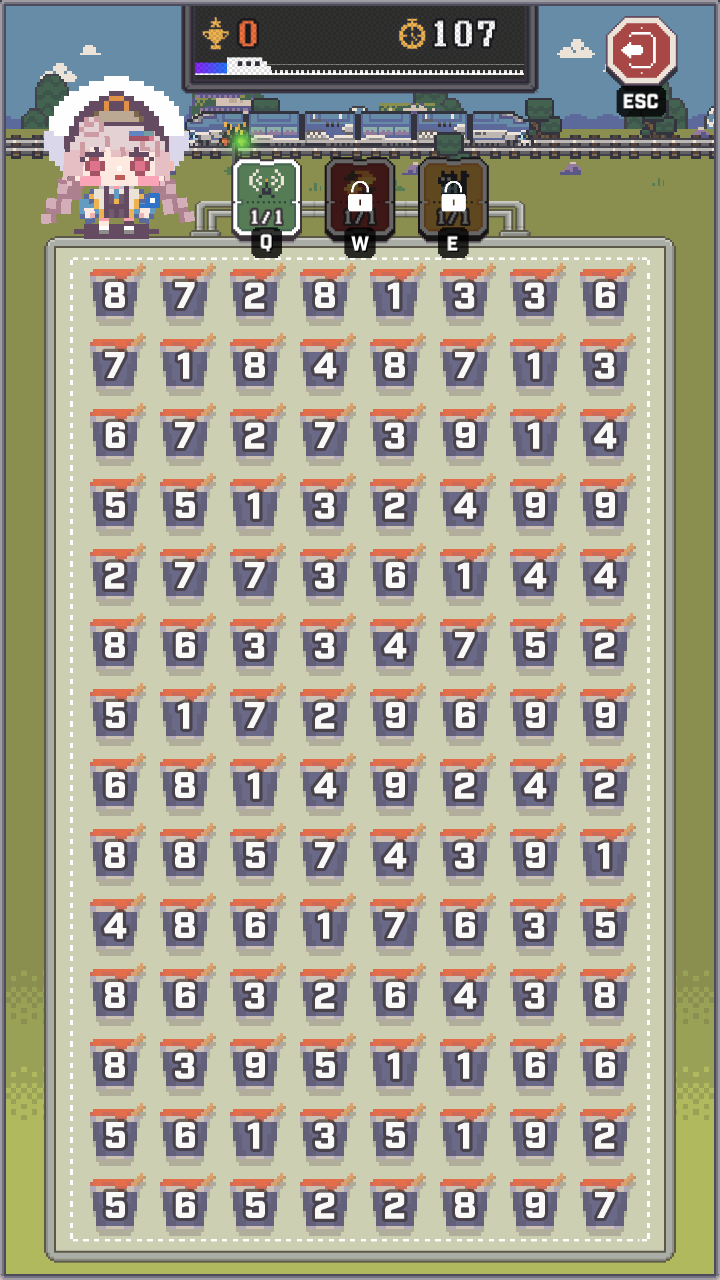
#> input picture 1.png, 720 x 1280 px
$ python -i red_circle.py   (imports and definitions only)
#> lines starting #> are read from the running program, lines starting #| are printed output that depends on the picture; after the words box and inside, x2 and y2 are one past the last pixel; in counts of white or black regions, pixels touching at a corner belong together
import cv2
import numpy as np

_ANGLES = np.arange(72) * (2 * np.pi / 72)
_DIRECTIONS = np.stack((np.cos(_ANGLES), np.sin(_ANGLES)), axis=1)[:, None, :]
_RADIUS_OFFSETS = np.arange(-1.5, 2, 0.5)[None, :, None]


def _ring_support(mask, x, y, radius):
    positions = np.rint((x, y) + _DIRECTIONS * (radius + _RADIUS_OFFSETS)).astype(int)
    px, py = positions[:, :, 0], positions[:, :, 1]
    height, width = mask.shape
    valid = (px >= 0) & (px < width) & (py >= 0) & (py < height)
    values = mask[np.clip(py, 0, height - 1), np.clip(px, 0, width - 1)]
    return np.any((values > 0) & valid, axis=1)


def find_red_circles(image):
    """Return deduplicated RGB screenshot circle centers, ordered by red/yellow ring coverage."""
    if image is None or image.ndim != 3 or image.shape[2] != 3:
        return []
    if image.shape[0] < 77 or image.shape[1] < 2:
        return []

    # Match the combat region used by the handler; half resolution keeps contour work inexpensive.
    small = cv2.resize(image[75:851], None, fx=0.5, fy=0.5, interpolation=cv2.INTER_AREA)
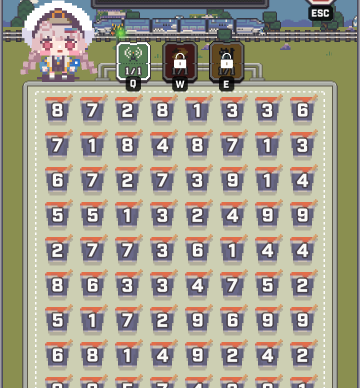
#> small: shape (388, 360, 3); mean R, G, B 164.3, 159.5, 141.9
    hsv = cv2.cvtColor(small, cv2.COLOR_RGB2HSV)
#> hsv: shape (388, 360, 3); mean H, S, V 54, 53.7, 170.9
    red = cv2.inRange(hsv, (0, 130, 80), (15, 255, 255)) | cv2.inRange(hsv, (170, 130, 80), (179, 255, 255))
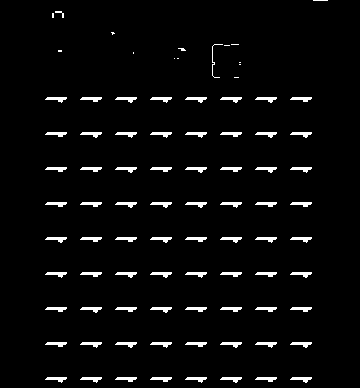
#> red: shape (388, 360); 3.9% white; 87 white regions (13 under 20 px), largest, box (x1, y1, x2, y2) and area: (115, 97, 137, 103) 74, (185, 97, 207, 103) 74, (220, 97, 242, 103) 74
    yellow = cv2.inRange(hsv, (16, 100, 170), (40, 255, 255))
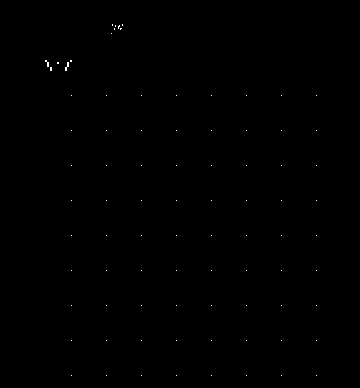
#> yellow: shape (388, 360); 0.1% white in thin lines or dots, all inside (x1, y1, x2, y2) = (45, 24, 317, 376)
    candidates = []

    # Suppress red effect stippling. Keep raw yellow arcs too: denoising can erase a thin/occluded ring.
    masks = ((cv2.medianBlur(red, 3), 1.0), (yellow, 1.11), (cv2.medianBlur(yellow, 3), 1.11))
    for mask, radius_scale in masks:
        contours, _ = cv2.findContours(mask, cv2.RETR_LIST, cv2.CHAIN_APPROX_SIMPLE)
        for contour in contours:
            if len(contour) < 12:
                continue
            _, _, width, height = cv2.boundingRect(contour)
            if not (15 <= width <= 115 and 15 <= height <= 115):
                continue

            # Fit a circle rather than an ellipse so a visible arc still gives a stable center.
            points = contour[:, 0, :].astype(np.float32)
            origin = points.mean(axis=0)
            points -= origin
            matrix = np.column_stack((2 * points, np.ones(len(points))))
            fit, _, _, _ = np.linalg.lstsq(matrix, (points * points).sum(axis=1), rcond=None)
            x, y = fit[:2] + origin
            radius = np.sqrt(max(0, fit[2] + fit[0] ** 2 + fit[1] ** 2))
            if not 15 < radius < 52:
                continue
            residual = np.mean(np.abs(np.linalg.norm(contour[:, 0, :] - (x, y), axis=1) - radius))
            if residual > max(1.2, radius * 0.055):
                continue
            center_x, center_y = int(round(x * 2)), int(round(y * 2 + 75))
            if not (0 <= center_x < image.shape[1] and 75 <= center_y <= min(850, image.shape[0] - 1)):
                continue

            # A yellow reticle or red damage text alone is not a target: require concentric colors.
            radius *= radius_scale
            paired = _ring_support(red, x, y, radius) & _ring_support(yellow, x, y, radius * 0.9)
            coverage = np.mean(paired)
            if coverage < 0.35:
                continue
            # Reject broad yellow/orange muzzle flashes rather than a thin yellow ring.
            if np.mean(paired & ~_ring_support(yellow, x, y, radius * 0.7)) < 0.35:
                continue
            candidates.append((coverage, x * 2, y * 2 + 75, radius * 2))
#> this loop made 3 passes
#> (radius_scale, contours) on passes 2 to 3: (1.11, 84 contours, all with area under 20), (1.11, 4 contours, all with area under 20)
#> radius_scale on pass 1: 1
#> after the loop, candidates = []

    candidates.sort(key=lambda circle: (-circle[0], circle[2], circle[1]))
    circles = []
    for _, x, y, radius in candidates:
        if any(np.hypot(x - cx, y - cy) < min(radius, cr) for cx, cy, cr in circles):
            continue
        circles.append((x, y, radius))
#> this loop made 0 passes
#> after the loop, circles = []
    return [(int(round(x)), int(round(y))) for x, y, _ in circles]

>>> import cv2
>>> picture = cv2.cvtColor(cv2.imread('../../1.png'), cv2.COLOR_BGR2RGB)
>>> result = find_red_circles(picture)
#> result = []
